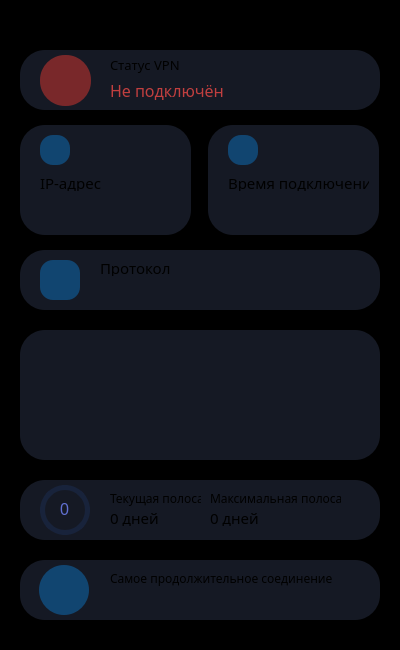
<?xml version="1.0" encoding="UTF-8"?>
<ui version="4.0">
 <class>statisticForm</class>
 <widget class="QWidget" name="statisticForm">
  <property name="geometry">
   <rect>
    <x>0</x>
    <y>0</y>
    <width>400</width>
    <height>650</height>
   </rect>
  </property>
  <property name="windowTitle">
   <string>Form</string>
  </property>
  <property name="styleSheet">
   <string notr="true">QWidget{
	background-color: rgb(0, 0, 0);
}</string>
  </property>
  <widget class="QFrame" name="frame">
   <property name="geometry">
    <rect>
     <x>20</x>
     <y>50</y>
     <width>360</width>
     <height>60</height>
    </rect>
   </property>
   <property name="styleSheet">
    <string notr="true">QFrame{
	border: none;
	border-radius: 25px;
	background-color: rgb(21, 25, 36);
}</string>
   </property>
   <property name="frameShape">
    <enum>QFrame::Shape::StyledPanel</enum>
   </property>
   <property name="frameShadow">
    <enum>QFrame::Shadow::Raised</enum>
   </property>
   <widget class="QFrame" name="frame_8">
    <property name="geometry">
     <rect>
      <x>20</x>
      <y>5</y>
      <width>51</width>
      <height>51</height>
     </rect>
    </property>
    <property name="styleSheet">
     <string notr="true">QFrame{
border:none;
border-radius: 25px;
	background-color: rgb(121, 40, 42);
}</string>
    </property>
    <property name="frameShape">
     <enum>QFrame::Shape::StyledPanel</enum>
    </property>
    <property name="frameShadow">
     <enum>QFrame::Shadow::Raised</enum>
    </property>
    <widget class="QLabel" name="label">
     <property name="geometry">
      <rect>
       <x>11</x>
       <y>11</y>
       <width>30</width>
       <height>30</height>
      </rect>
     </property>
     <property name="text">
      <string/>
     </property>
     <property name="pixmap">
      <pixmap resource="resources.qrc">:/resources/shield.png</pixmap>
     </property>
     <property name="scaledContents">
      <bool>true</bool>
     </property>
    </widget>
   </widget>
   <widget class="QLabel" name="label_2">
    <property name="geometry">
     <rect>
      <x>90</x>
      <y>5</y>
      <width>71</width>
      <height>20</height>
     </rect>
    </property>
    <property name="font">
     <font>
      <family>Titillium Web</family>
      <pointsize>10</pointsize>
     </font>
    </property>
    <property name="text">
     <string>Статус VPN</string>
    </property>
   </widget>
   <widget class="QLabel" name="label_3">
    <property name="geometry">
     <rect>
      <x>90</x>
      <y>30</y>
      <width>131</width>
      <height>20</height>
     </rect>
    </property>
    <property name="font">
     <font>
      <family>Titillium Web</family>
      <pointsize>12</pointsize>
     </font>
    </property>
    <property name="styleSheet">
     <string notr="true">QLabel{
color:rgb(193, 63, 63);
}</string>
    </property>
    <property name="text">
     <string>Не подключён</string>
    </property>
   </widget>
  </widget>
  <widget class="QFrame" name="frame_2">
   <property name="geometry">
    <rect>
     <x>20</x>
     <y>125</y>
     <width>171</width>
     <height>110</height>
    </rect>
   </property>
   <property name="styleSheet">
    <string notr="true">QFrame{
	border: none;
	border-radius: 25px;
	background-color: rgb(21, 25, 36);
}</string>
   </property>
   <property name="frameShape">
    <enum>QFrame::Shape::StyledPanel</enum>
   </property>
   <property name="frameShadow">
    <enum>QFrame::Shadow::Raised</enum>
   </property>
   <widget class="QLabel" name="label_4">
    <property name="geometry">
     <rect>
      <x>20</x>
      <y>10</y>
      <width>30</width>
      <height>30</height>
     </rect>
    </property>
    <property name="styleSheet">
     <string notr="true">QLabel{
border:none;
border-radius: 13px;
	background-color: rgb(17, 69, 112);
}</string>
    </property>
    <property name="text">
     <string/>
    </property>
    <property name="pixmap">
     <pixmap resource="resources.qrc">:/resources/world.png</pixmap>
    </property>
    <property name="scaledContents">
     <bool>true</bool>
    </property>
   </widget>
   <widget class="QLabel" name="label_5">
    <property name="geometry">
     <rect>
      <x>20</x>
      <y>50</y>
      <width>71</width>
      <height>16</height>
     </rect>
    </property>
    <property name="font">
     <font>
      <family>Titillium Web</family>
      <pointsize>11</pointsize>
     </font>
    </property>
    <property name="text">
     <string>IP-адрес</string>
    </property>
   </widget>
  </widget>
  <widget class="QFrame" name="frame_3">
   <property name="geometry">
    <rect>
     <x>208</x>
     <y>125</y>
     <width>171</width>
     <height>110</height>
    </rect>
   </property>
   <property name="styleSheet">
    <string notr="true">QFrame{
	border: none;
	border-radius: 25px;
	background-color: rgb(21, 25, 36);
}</string>
   </property>
   <property name="frameShape">
    <enum>QFrame::Shape::StyledPanel</enum>
   </property>
   <property name="frameShadow">
    <enum>QFrame::Shadow::Raised</enum>
   </property>
   <widget class="QLabel" name="label_6">
    <property name="geometry">
     <rect>
      <x>20</x>
      <y>10</y>
      <width>30</width>
      <height>30</height>
     </rect>
    </property>
    <property name="styleSheet">
     <string notr="true">QLabel{
border:none;
border-radius: 13px;
	background-color: rgb(17, 69, 112);
}</string>
    </property>
    <property name="text">
     <string/>
    </property>
    <property name="pixmap">
     <pixmap resource="resources.qrc">:/resources/clock.png</pixmap>
    </property>
    <property name="scaledContents">
     <bool>true</bool>
    </property>
   </widget>
   <widget class="QLabel" name="label_7">
    <property name="geometry">
     <rect>
      <x>20</x>
      <y>50</y>
      <width>141</width>
      <height>16</height>
     </rect>
    </property>
    <property name="font">
     <font>
      <family>Titillium Web</family>
      <pointsize>11</pointsize>
     </font>
    </property>
    <property name="text">
     <string>Время подключения</string>
    </property>
   </widget>
  </widget>
  <widget class="QFrame" name="frame_4">
   <property name="geometry">
    <rect>
     <x>20</x>
     <y>250</y>
     <width>360</width>
     <height>60</height>
    </rect>
   </property>
   <property name="styleSheet">
    <string notr="true">QFrame{
	border: none;
	border-radius: 25px;
	background-color: rgb(21, 25, 36);
}</string>
   </property>
   <property name="frameShape">
    <enum>QFrame::Shape::StyledPanel</enum>
   </property>
   <property name="frameShadow">
    <enum>QFrame::Shadow::Raised</enum>
   </property>
   <widget class="QLabel" name="label_8">
    <property name="geometry">
     <rect>
      <x>20</x>
      <y>10</y>
      <width>40</width>
      <height>40</height>
     </rect>
    </property>
    <property name="styleSheet">
     <string notr="true">QLabel{
border:none;
border-radius: 13px;
	background-color: rgb(17, 69, 112);
}</string>
    </property>
    <property name="text">
     <string/>
    </property>
    <property name="pixmap">
     <pixmap resource="resources.qrc">:/resources/servers.png</pixmap>
    </property>
    <property name="scaledContents">
     <bool>true</bool>
    </property>
   </widget>
   <widget class="QLabel" name="label_9">
    <property name="geometry">
     <rect>
      <x>80</x>
      <y>10</y>
      <width>71</width>
      <height>16</height>
     </rect>
    </property>
    <property name="font">
     <font>
      <family>Titillium Web</family>
      <pointsize>11</pointsize>
     </font>
    </property>
    <property name="text">
     <string>Протокол</string>
    </property>
   </widget>
  </widget>
  <widget class="QFrame" name="frame_5">
   <property name="geometry">
    <rect>
     <x>20</x>
     <y>330</y>
     <width>360</width>
     <height>130</height>
    </rect>
   </property>
   <property name="styleSheet">
    <string notr="true">QFrame{
	border: none;
	border-radius: 25px;
	background-color: rgb(21, 25, 36);
}</string>
   </property>
   <property name="frameShape">
    <enum>QFrame::Shape::StyledPanel</enum>
   </property>
   <property name="frameShadow">
    <enum>QFrame::Shadow::Raised</enum>
   </property>
  </widget>
  <widget class="QFrame" name="frame_6">
   <property name="geometry">
    <rect>
     <x>20</x>
     <y>480</y>
     <width>360</width>
     <height>60</height>
    </rect>
   </property>
   <property name="styleSheet">
    <string notr="true">QFrame{
	border: none;
	border-radius: 25px;
	background-color: rgb(21, 25, 36);
}</string>
   </property>
   <property name="frameShape">
    <enum>QFrame::Shape::StyledPanel</enum>
   </property>
   <property name="frameShadow">
    <enum>QFrame::Shadow::Raised</enum>
   </property>
   <widget class="QFrame" name="frame_9">
    <property name="geometry">
     <rect>
      <x>20</x>
      <y>5</y>
      <width>50</width>
      <height>50</height>
     </rect>
    </property>
    <property name="styleSheet">
     <string notr="true">QFrame{
border-width: 5px;
border-style: solid;
border-radius: 25px;
border-color: rgb(24, 35, 59)
}</string>
    </property>
    <property name="frameShape">
     <enum>QFrame::Shape::StyledPanel</enum>
    </property>
    <property name="frameShadow">
     <enum>QFrame::Shadow::Raised</enum>
    </property>
    <widget class="QLabel" name="label_10">
     <property name="geometry">
      <rect>
       <x>20</x>
       <y>14</y>
       <width>15</width>
       <height>20</height>
      </rect>
     </property>
     <property name="font">
      <font>
       <pointsize>12</pointsize>
      </font>
     </property>
     <property name="styleSheet">
      <string notr="true">QLabel{
border: none;
	color: rgb(97, 112, 210);
}</string>
     </property>
     <property name="text">
      <string>0</string>
     </property>
    </widget>
   </widget>
   <widget class="QLabel" name="label_11">
    <property name="geometry">
     <rect>
      <x>90</x>
      <y>10</y>
      <width>91</width>
      <height>16</height>
     </rect>
    </property>
    <property name="font">
     <font>
      <family>Titillium Web</family>
      <pointsize>9</pointsize>
     </font>
    </property>
    <property name="text">
     <string>Текущая полоса</string>
    </property>
   </widget>
   <widget class="QLabel" name="label_12">
    <property name="geometry">
     <rect>
      <x>190</x>
      <y>10</y>
      <width>131</width>
      <height>16</height>
     </rect>
    </property>
    <property name="font">
     <font>
      <family>Titillium Web</family>
      <pointsize>9</pointsize>
     </font>
    </property>
    <property name="text">
     <string>Максимальная полоса</string>
    </property>
   </widget>
   <widget class="QLabel" name="label_13">
    <property name="geometry">
     <rect>
      <x>90</x>
      <y>30</y>
      <width>91</width>
      <height>16</height>
     </rect>
    </property>
    <property name="font">
     <font>
      <family>Titillium Web</family>
      <pointsize>11</pointsize>
     </font>
    </property>
    <property name="text">
     <string>0 дней</string>
    </property>
   </widget>
   <widget class="QLabel" name="label_14">
    <property name="geometry">
     <rect>
      <x>190</x>
      <y>30</y>
      <width>91</width>
      <height>16</height>
     </rect>
    </property>
    <property name="font">
     <font>
      <family>Titillium Web</family>
      <pointsize>11</pointsize>
     </font>
    </property>
    <property name="text">
     <string>0 дней</string>
    </property>
   </widget>
  </widget>
  <widget class="QFrame" name="frame_7">
   <property name="geometry">
    <rect>
     <x>20</x>
     <y>560</y>
     <width>360</width>
     <height>60</height>
    </rect>
   </property>
   <property name="styleSheet">
    <string notr="true">QFrame{
	border: none;
	border-radius: 25px;
	background-color: rgb(21, 25, 36);
}</string>
   </property>
   <property name="frameShape">
    <enum>QFrame::Shape::StyledPanel</enum>
   </property>
   <property name="frameShadow">
    <enum>QFrame::Shadow::Raised</enum>
   </property>
   <widget class="QLabel" name="label_15">
    <property name="geometry">
     <rect>
      <x>19</x>
      <y>5</y>
      <width>50</width>
      <height>50</height>
     </rect>
    </property>
    <property name="styleSheet">
     <string notr="true">QLabel{
border:none;
border-radius: 25px;
	background-color: rgb(17, 69, 112);
}</string>
    </property>
    <property name="text">
     <string/>
    </property>
    <property name="pixmap">
     <pixmap resource="resources.qrc">:/resources/clock.png</pixmap>
    </property>
    <property name="scaledContents">
     <bool>true</bool>
    </property>
   </widget>
   <widget class="QLabel" name="label_16">
    <property name="geometry">
     <rect>
      <x>90</x>
      <y>10</y>
      <width>231</width>
      <height>16</height>
     </rect>
    </property>
    <property name="font">
     <font>
      <family>Titillium Web</family>
      <pointsize>9</pointsize>
     </font>
    </property>
    <property name="text">
     <string>Самое продолжительное соединение</string>
    </property>
   </widget>
  </widget>
 </widget>
 <resources>
  <include location="resources.qrc"/>
 </resources>
 <connections/>
</ui>
